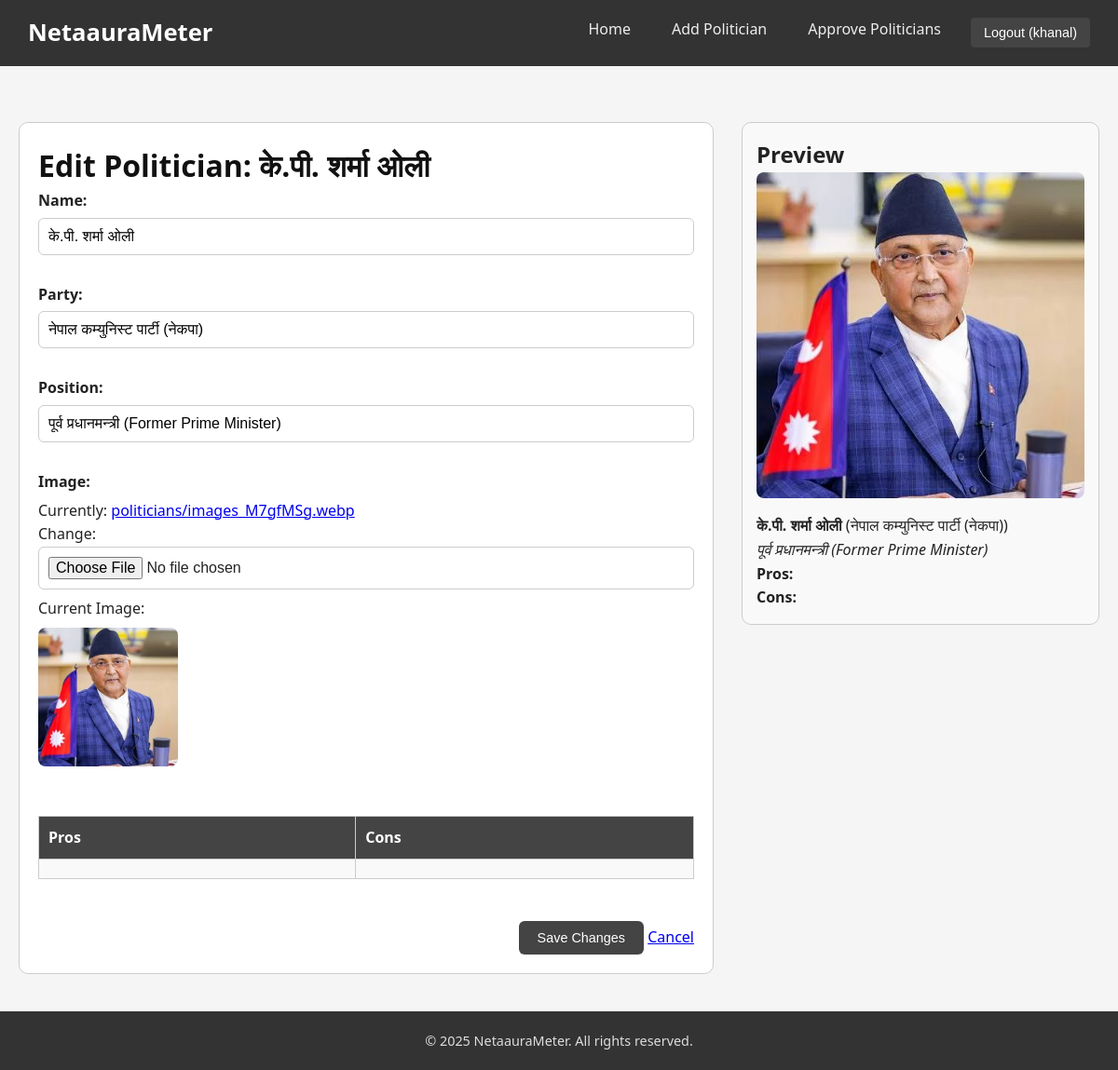
Page /politicians/1/edit/ (signed in) on the committed database.
### core/models.py (models this page shows, shortened)
class Politician(models.Model):
    name = models.CharField(max_length=255)
    party = models.CharField(max_length=255, blank=True, null=True)
    position = models.CharField(max_length=255, blank=True, null=True)
    biography = models.TextField(blank=True)
    social_links = models.JSONField(default=dict, blank=True,null=True)  # {"twitter": "..."}
    tags = models.CharField(max_length=255, blank=True)
    image = models.ImageField(upload_to="politicians/")
    average_aura = models.FloatField(default=0.0)
    is_approved = models.BooleanField(default=False)
    created_by = models.ForeignKey(User, on_delete=models.SET_NULL, null=True)
    created_at = models.DateTimeField(auto_now_add=True)

### core/views.py (the view)
# urls.py: path("politicians/<int:pk>/edit/", views.edit_politician, name="edit_politician"),
@login_required
def edit_politician(request, pk):
    politician = get_object_or_404(Politician, pk=pk)
    if request.method == "POST":
        form = PoliticianForm(request.POST, request.FILES, instance=politician)
        if form.is_valid():
            form.save()
            return redirect("politician_detail", pk=politician.pk)
    else:
        form = PoliticianForm(instance=politician)
    return render(request, "core/edit_politician.html", {"form": form, "politician": politician})

### core/forms.py
class PoliticianForm(forms.ModelForm):
    class Meta:
        model = Politician
        fields = ["name", "party", "position", "biography", "social_links", "tags", "image"]
        widgets = {
            "biography": forms.Textarea(attrs={"rows": 4}),
            "social_links": forms.Textarea(attrs={"rows": 2, "placeholder": '{"twitter": "https://..."}'}),
        }

### core/templates/core/edit_politician.html (shortened to what this page needs)
{% extends 'base.html' %}
{% load static %}
{% block content %}
<div class="politician-detail-wrapper">
    <div class="politician-details">
        <div class="politician-header">
            <h1>Edit Politician: {{ politician.name }}</h1>
        </div>
        <div class="politician-info">
            <form method="post" enctype="multipart/form-data" class="politician-form">
                <div class="form-group">
                    {{ form.name.label_tag }}
                    {{ form.name }}
                </div>
                <div class="form-group">
                    {{ form.party.label_tag }}
                    {{ form.party }}
                </div>
                <div class="form-group">
                    {{ form.position.label_tag }}
                    {{ form.position }}
                </div>
                <div class="form-group">
                    {{ form.image.label_tag }}
                    {{ form.image }}
                    {% if politician.image %}
                        <p>Current Image:</p>
                        <img src="{{ politician.image.url }}" alt="{{ politician.name }}" style="max-width:150px; border-radius:8px;">
                    {% endif %}
                </div>
                <div class="pros-cons">
                    <table class="pros-cons-table">
                        <thead>
                            <tr>
                                <th>Pros</th>
                                <th>Cons</th>
                            </tr>
                        </thead>
                        <tbody>
                            <tr>
                                <td>{{ form.pros }}</td>
                                <td>{{ form.cons }}</td>
                            </tr>
                        </tbody>
                    </table>
                </div>
                <div class="form-actions">
                    <button type="submit" class="btn-submit">Save Changes</button>
                    <a href="{% url 'politician_detail' politician.pk %}" class="btn btn-secondary">Cancel</a>
                </div>
            </form>
        </div>
    </div>
    <div class="discussion-section">
        <h2>Preview</h2>
        <div class="preview-card">
            {% if politician.image %}
                <img src="{{ politician.image.url }}" alt="{{ politician.name }}" style="max-width:100%; border-radius:8px; margin-bottom:10px;">
            {% endif %}
            <p><strong>{{ politician.name }}</strong> ({{ politician.party }})</p>
            <p><em>{{ politician.position }}</em></p>
            <p><strong>Pros:</strong> {{ politician.pros|linebreaksbr }}</p>
            <p><strong>Cons:</strong> {{ politician.cons|linebreaksbr }}</p>
        </div>
    </div>
</div>
{% endblock %}

### templates/base.html (shortened to what this page needs)
<!DOCTYPE html>
<html lang="en">
<head>
    {% load static %}
    <link rel="stylesheet" href="{% static 'css/style.css' %}">
</head>
<body>
    <header>
        <nav class="navbar">
            <div class="logo">
                <a href="{% url 'politician_list' %}">NetaauraMeter</a>
            </div>
            <ul class="nav-links">
                <li><a href="{% url 'politician_list' %}">Home</a></li>
                <li><a href="{% url 'add_politician' %}">Add Politician</a></li>
                {% if user.is_authenticated and user.is_staff %}
                    <li><a href="{% url 'approve_politicians' %}">Approve Politicians</a></li>
                {% endif %}
                {% if user.is_authenticated %}
                    <li>
                        <form method="post" action="{% url 'logout' %}" style="display:inline;">
                            <button type="submit" class="btn-logout">
                                Logout ({{ user.username }})
                            </button>
                        </form>
                    </li>
                {% else %}
                    <li><a href="{% url 'login' %}" class="btn-login">Login</a></li>
                    <li><a href="{% url 'register' %}">Register</a></li>
                {% endif %}
            </ul>
        </nav>
    </header>
    <main>
        {% block content %}{% endblock %}
    </main>
    <footer>
        <p>&copy; 2025 NetaauraMeter. All rights reserved.</p>
    </footer>
</body>
</html>

### static/css/style.css (style rules this page uses)
:root { --primary-color: #333; --secondary-color: #444; --accent-color: #28a745; --danger-color: #dc3545; --warning-color: #ffc107; --bg-color: #f5f5f5; --text-color: #222; --text-muted: #555; --card-shadow: rgba(0,0,0,0.1); --card-shadow-hover: rgba(0,0,0,0.2); }
* { margin: 0; padding: 0; box-sizing: border-box; }
html, body { height: 100%; display: flex; flex-direction: column; }
body { font-family: 'Segoe UI', Tahoma, Geneva, Verdana, sans-serif; background-color: var(--bg-color); color: var(--text-color); line-height: 1.6; }
main { flex: 1; display: flex; flex-direction: column; padding: 40px 20px; }
header { background-color: var(--primary-color); padding: 15px 30px; }
.navbar { display: flex; justify-content: space-between; align-items: center; }
.logo a { color: #fff; font-size: 1.6rem; font-weight: bold; text-decoration: none; }
.nav-links { list-style: none; display: flex; gap: 20px; }
.nav-links li a { color: #eee; text-decoration: none; padding: 8px 12px; border-radius: 4px; transition: background 0.3s; }
.btn-login, .btn-logout, .btn-submit, .btn-approve, .btn-warning, .btn-danger { padding: 8px 14px; border: none; border-radius: 4px; cursor: pointer; text-decoration: none; transition: background 0.3s; display: inline-block; font-size: 0.9rem; }
.btn-login, .btn-logout, .btn-submit { background-color: var(--secondary-color); color: #fff; }
footer { margin-top: auto; text-align: center; padding: 20px; background-color: var(--primary-color); color: #ddd; font-size: 0.9rem; }
.form-group { margin-bottom: 15px; }
.politician-header { display: flex; align-items: center; gap: 20px; flex-wrap: wrap; }
.politician-header h1 { font-size: 2rem; color: #111; }
.politician-info p { margin: 8px 0; }
.politician-form { display: flex; flex-direction: column; gap: 15px; }
.politician-form .form-group label { font-weight: bold; margin-bottom: 5px; display: block; }
.politician-form .form-group input, .politician-form .form-group select, .politician-form .form-group textarea { width: 100%; padding: 10px; border: 1px solid #ccc; border-radius: 6px; font-size: 1rem; transition: border 0.3s; }
.form-actions { margin-top: 15px; text-align: right; }
.btn-submit { background-color: var(--secondary-color); color: #fff; padding: 10px 20px; border-radius: 6px; border: none; cursor: pointer; transition: background 0.3s; }
.politician-detail-wrapper { display: flex; justify-content: space-between; align-items: flex-start; gap: 30px; margin-top: 20px; }
.discussion-section { flex: 1; border: 1px solid #ccc; border-radius: 10px; padding: 15px; background: #f9f9f9; max-height: 80vh; overflow-y: auto; }
.politician-details { flex: 2; border: 1px solid #ccc; border-radius: 10px; padding: 20px; background: #fff; }
.pros-cons-table { width: 100%; border-collapse: collapse; margin: 15px 0; }
.pros-cons-table th, .pros-cons-table td { border: 1px solid #ccc; padding: 10px; text-align: left; vertical-align: top; }
.pros-cons-table th { background-color: var(--secondary-color); color: #fff; }
.pros-cons-table td { background-color: #f9f9f9; }

### rows in the picture
Politician: name "के.पी. शर्मा ओली", party "नेपाल कम्युनिस्ट पार्टी (नेकपा)", position "पूर्व प्रधानमन्त्री (Former Prime Minister)", image (picture)

### other values in the picture
{{ user.username }} "khanal"
